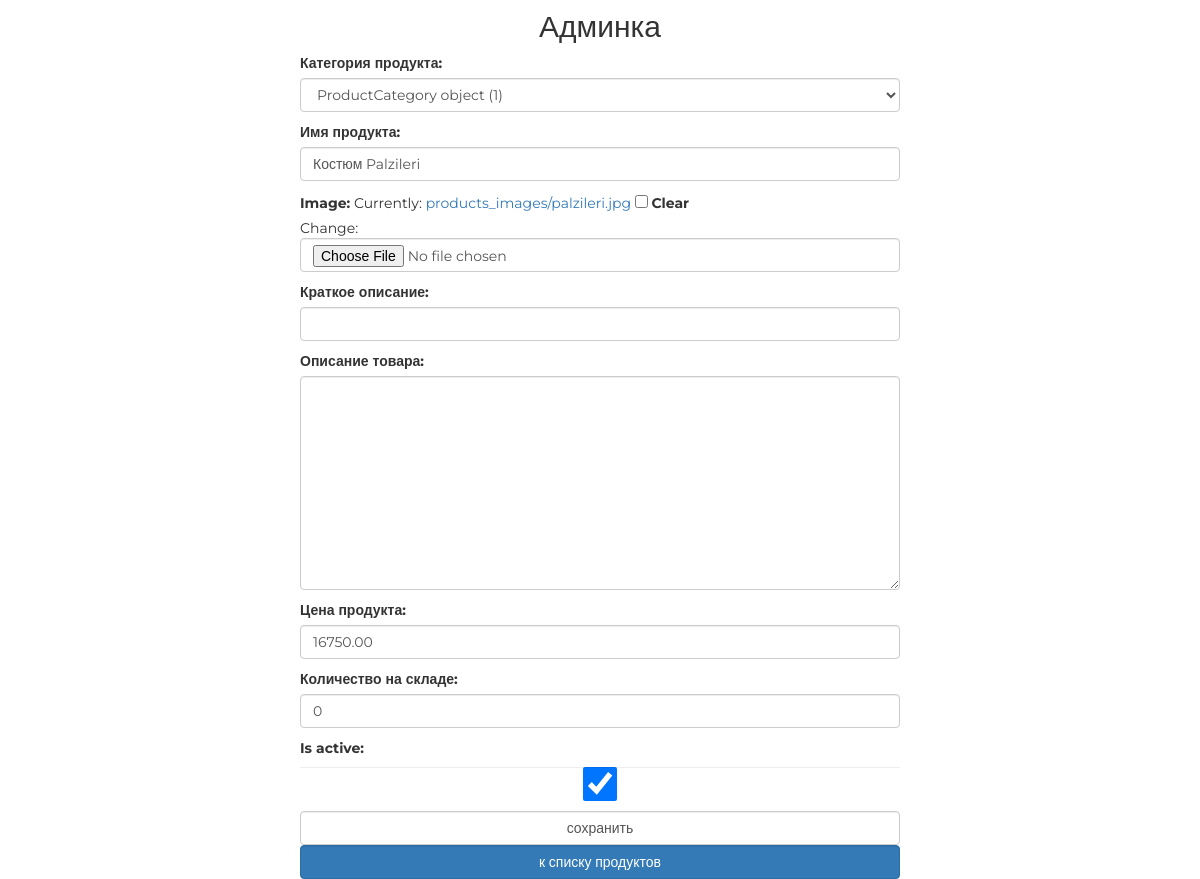
Before: /my/admin/product/update/5/ (signed in) with the older database file.
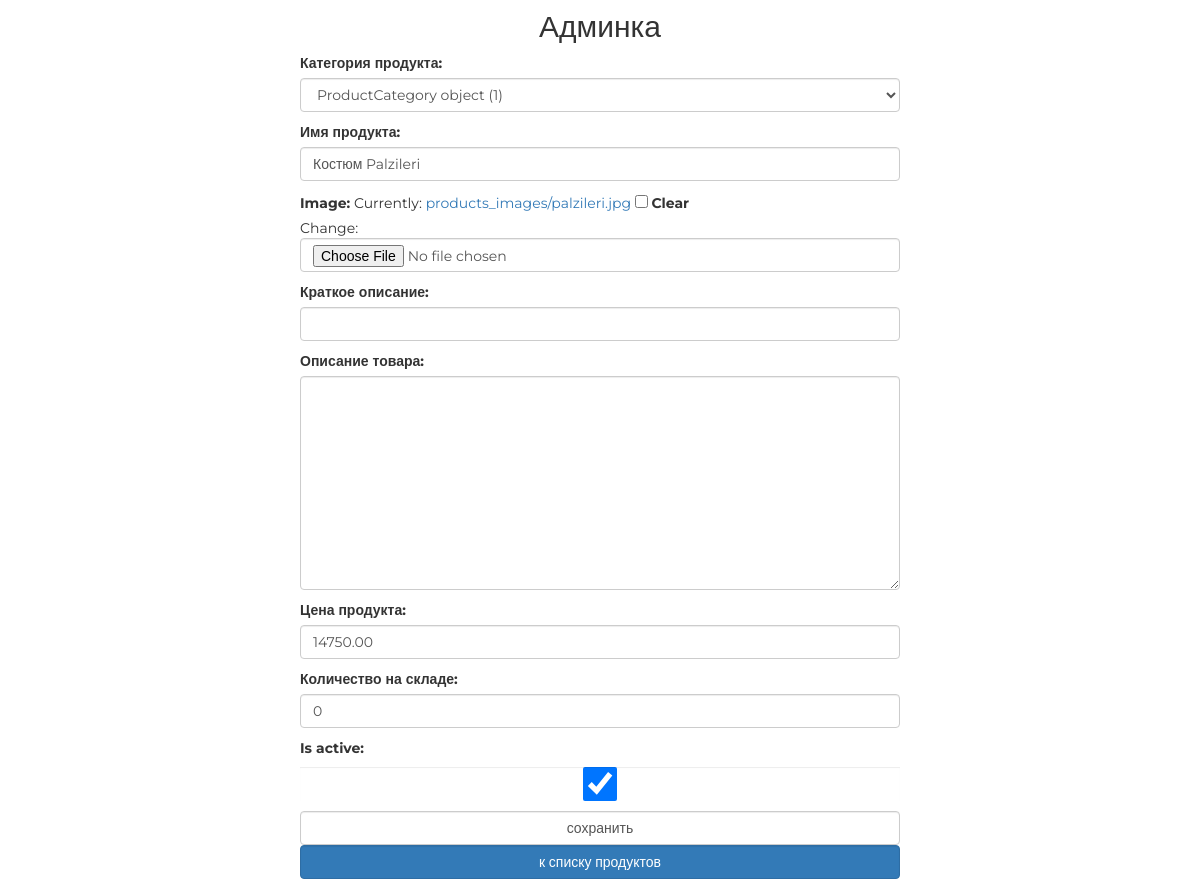
After: the same page with the newer database file.
### mainapp/models.py (models this page shows)
class Product(models.Model):
    category = models.ForeignKey(ProductCategory, verbose_name='категория продукта', on_delete=models.CASCADE)
    name = models.CharField('имя продукта', max_length=128)
    image = models.ImageField(upload_to='products_images', blank=True)
    short_desc = models.CharField('краткое описание', max_length=64, blank=True)
    desc = models.TextField('описание товара', blank=True)
    price = models.DecimalField('цена продукта', max_digits=8, decimal_places=2, default=0)
    quantity = models.PositiveIntegerField('количество на складе', default=0)
    is_active = models.BooleanField(default=True)

### adminapp/views.py (the view, shortened to what this page needs)
# urls.py: path('product/update/<int:pk>/', adminapp.ProductUpdateView.as_view(), name='product_update'),
class ProductUpdateView(SuperUserOnlyMixin, PageTitleMixin, UpdateView):
    model = Product
    form_class = AdminProductUpdateForm
    def get_context_data(self, **kwargs):
        context = super().get_context_data(**kwargs)
        context['title'] = 'Продукты/редактирование'
        context['object'] = self.get_object()
        return context

### adminapp/forms.py
class AdminProductUpdateForm(forms.ModelForm):
    class Meta:
        model = Product
        fields = '__all__'
    def __init__(self, *args, **kwargs):
        super().__init__(*args, **kwargs)
        for field_name, field in self.fields.items():
            field.widget.attrs['class'] = 'form-control'

### adminapp/views.py (called while the page is built)
    @method_decorator(user_passes_test(lambda x: x.is_superuser))
    def dispatch(self, request, *args, **kwargs):
        return super().dispatch(request, *args, **kwargs)

    def get_context_data(self, **kwargs):
        context = super().get_context_data(**kwargs)
        context['title'] = self.page_title
        return context

### basketapp/context_processors.py (called while the page is built)
def basket(request):
    if request.user.is_authenticated:
        basket = request.user.basket.all()
    else:
        basket = []
    return {
        'basket':basket,
    }

### mainapp/context_processors.py (called while the page is built)
def menu(request):
    menu = ProductCategory.objects.filter(is_active=True)
    return {
        'categories': menu,
    }

### adminapp/templates/mainapp/product_form.html (shortened to what this page needs)
{% extends 'adminapp/base.html' %}
{% load static %}
{% block container %}
    <div class="new_category_form">
        <form class="form-horizontal" method="post" enctype="multipart/form-data">
            {{ form.as_p }}
            <input class="form-control" type="submit" value="сохранить">
        </form>
        <a href="{% url 'my_admin:category_products' object.category.pk %}"
           class="btn btn-primary form-control last">
            к списку продуктов
        </a>
    </div>
{% endblock %}

Changed rows visible on the page:
changed Product "ProductCategory object (1)": price "16750.00" → "14750.00"
